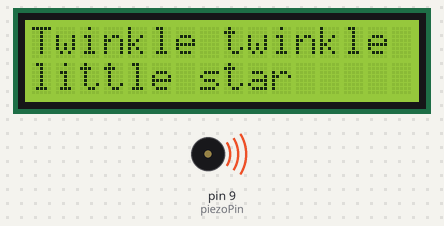
Simulated run of this sketch. Board: Arduino Uno, built with avr-gcc and run on an emulated ATmega328P. Shown: 16×2 character LCD, buzzer (waves = sounding).

Above: at 0.1 s.
At 11.8 s:
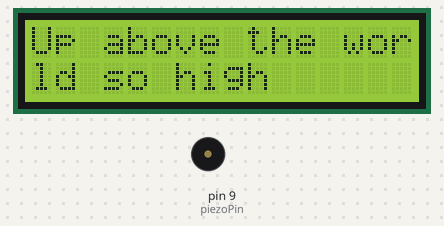
At 23.9 s:
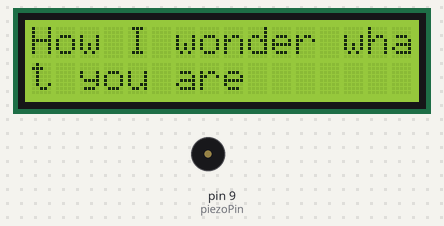
At 39.1 s:
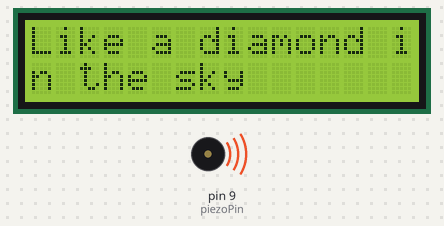
Timing chart, 0 to 40.0 s (numbered marks = the images above):
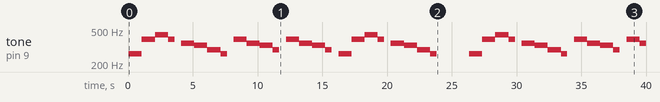

The sketch:

Project11_02.ino
```cpp
// include the library code:
#include <LiquidCrystal.h>

// initialize the library with the numbers of the interface pins
LiquidCrystal lcd(12, 11, 5, 4, 3, 2);

// set up a constant for the tilt switchPin
const int piezoPin = 9;

int song[] = {1, 1, 5, 5, 6, 6, 5, 0,
              4, 4, 3, 3, 2, 2, 1, 0,
              5, 5, 4, 4, 3, 3, 2, 0,
              5, 5, 4, 4, 3, 3, 2, 0,
              1, 1, 5, 5, 6, 6, 5, 0,
              4, 4, 3, 3, 2, 2, 1, 0
             };
int n = 0;

// create an array of notes
// the numbers below correspond to
// the frequencies of C4 to A4.
int notes[] = {262, 294, 330, 349, 392, 440};

int noteLen = 500; //how long each note lasts in milliseconds

// a variable to choose which reply from the crystal ball
int lyric = 0;

String lyrics[] = {"Twinkle twinkle little star",
                   "How I wonder what you are",
                   "Up above the world so high",
                   "Like a diamond in the sky",
                   "Twinkle twinkle little star",
                   "How I wonder what you are",
                  };

void setup() {

  // set up the number of columns and rows on the LCD
  lcd.begin(16, 2);
}

void loop() {
  //play the song
  if (song[n] != 0) {
    tone(piezoPin, notes[song[n] - 1], noteLen);
  }
  n++;
  n %= (int)sizeof(song) / sizeof(song[0]);

  //display lyrics
  lcd.clear(); //clear screen before printing new line
  lcd.setCursor(0, 0);  // set the cursor to column 0, line 0
  lcd.print(lyrics[lyric].substring(0, 16));
  // move the cursor to the second line
  lcd.setCursor(0, 1);
  lcd.print(lyrics[lyric].substring(16));

  if (n % 8 == 0) {
    lyric++;
    lyric %= (int)sizeof(lyrics) / sizeof(lyrics[0]);
  }
  delay(noteLen);
  if (n == 0) { //end of song
    //pause for while
    delay(2000);
  }
}
```

Measured:
- by itself, tone on pin 9 (piezoPin): plays 262 Hz for 1.0 s, 392 Hz for 1.0 s, 440 Hz for 1.0 s, 392 Hz for 0.50 s, 349 Hz for 1.0 s, 330 Hz for 1.0 s … (38 notes in this stretch)
- what the display in image 1 shows lasts 4.0 s, from 8.2 s to 12.2 s
- what the display in image 2 shows lasts 6.1 s, from 20.3 s to 26.4 s
